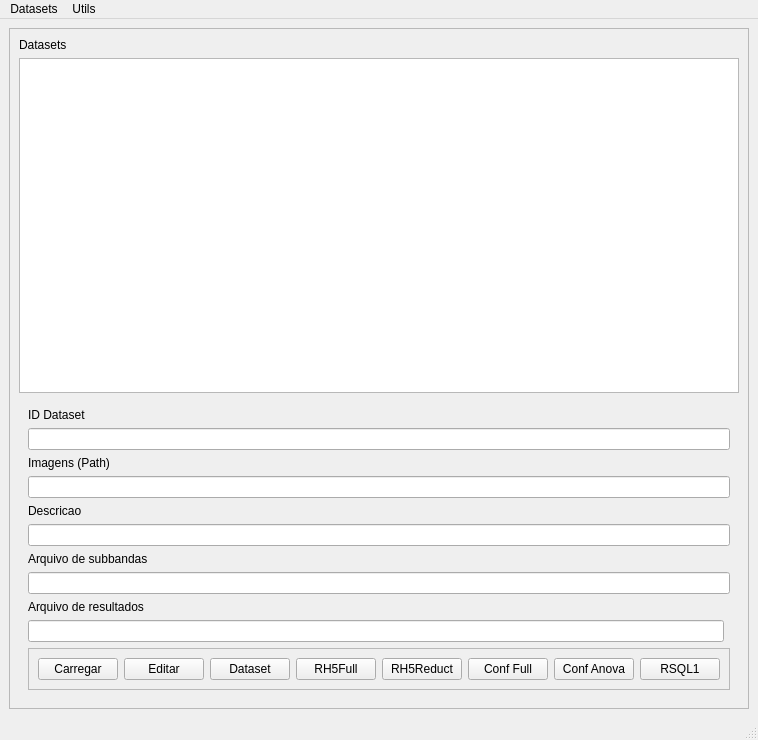
<?xml version="1.0" encoding="UTF-8"?>
<ui version="4.0">
 <class>MainWindow</class>
 <widget class="QMainWindow" name="MainWindow">
  <property name="geometry">
   <rect>
    <x>0</x>
    <y>0</y>
    <width>750</width>
    <height>740</height>
   </rect>
  </property>
  <property name="windowTitle">
   <string>MainWindow</string>
  </property>
  <widget class="QWidget" name="centralwidget">
   <layout class="QGridLayout" name="gridLayout">
    <item row="0" column="0" colspan="2">
     <layout class="QVBoxLayout" name="verticalLayout">
      <item>
       <widget class="QSplitter" name="splitter_2">
        <property name="orientation">
         <enum>Qt::Horizontal</enum>
        </property>
        <widget class="QFrame" name="frame_dataset">
         <property name="accessibleName">
          <string>Dataset</string>
         </property>
         <property name="accessibleDescription">
          <string>Dataset</string>
         </property>
         <property name="frameShape">
          <enum>QFrame::StyledPanel</enum>
         </property>
         <property name="frameShadow">
          <enum>QFrame::Raised</enum>
         </property>
         <layout class="QVBoxLayout" name="verticalLayout_2">
          <item>
           <widget class="QLabel" name="label_11">
            <property name="text">
             <string>Datasets</string>
            </property>
           </widget>
          </item>
          <item>
           <widget class="QTableView" name="tbDatasets"/>
          </item>
          <item>
           <widget class="QFrame" name="frame_6">
            <property name="sizePolicy">
             <sizepolicy hsizetype="Preferred" vsizetype="Fixed">
              <horstretch>0</horstretch>
              <verstretch>0</verstretch>
             </sizepolicy>
            </property>
            <property name="frameShape">
             <enum>QFrame::NoFrame</enum>
            </property>
            <property name="frameShadow">
             <enum>QFrame::Raised</enum>
            </property>
            <layout class="QGridLayout" name="gridLayout_6">
             <item row="4" column="0" colspan="2">
              <widget class="QLineEdit" name="leIDDataset"/>
             </item>
             <item row="3" column="0">
              <widget class="QLabel" name="lbDataset">
               <property name="text">
                <string>ID Dataset</string>
               </property>
              </widget>
             </item>
             <item row="13" column="0">
              <widget class="QLineEdit" name="leResultFile"/>
             </item>
             <item row="14" column="0" colspan="2">
              <widget class="QFrame" name="frame_7">
               <property name="frameShape">
                <enum>QFrame::StyledPanel</enum>
               </property>
               <property name="frameShadow">
                <enum>QFrame::Raised</enum>
               </property>
               <layout class="QGridLayout" name="gridLayout_7">
                <item row="0" column="0">
                 <spacer name="horizontalSpacer_3">
                  <property name="orientation">
                   <enum>Qt::Horizontal</enum>
                  </property>
                  <property name="sizeHint" stdset="0">
                   <size>
                    <width>125</width>
                    <height>20</height>
                   </size>
                  </property>
                 </spacer>
                </item>
                <item row="0" column="2">
                 <widget class="QPushButton" name="btEditarDataset">
                  <property name="toolTip">
                   <string>Chama a tela de edição</string>
                  </property>
                  <property name="text">
                   <string>Editar</string>
                  </property>
                 </widget>
                </item>
                <item row="0" column="1">
                 <widget class="QPushButton" name="btCarregarDataset">
                  <property name="toolTip">
                   <string>Apresenta os dados na parte inferior desta &quot;tela&quot;</string>
                  </property>
                  <property name="text">
                   <string>Carregar</string>
                  </property>
                 </widget>
                </item>
                <item row="0" column="8">
                 <widget class="QPushButton" name="btResult1">
                  <property name="toolTip">
                   <string>Tabulação dos resultados para SQL</string>
                  </property>
                  <property name="text">
                   <string>RSQL1</string>
                  </property>
                 </widget>
                </item>
                <item row="0" column="4">
                 <widget class="QPushButton" name="btRH5Full">
                  <property name="toolTip">
                   <string>Resultados sem redutores em aquivo H5</string>
                  </property>
                  <property name="text">
                   <string>RH5Full</string>
                  </property>
                 </widget>
                </item>
                <item row="0" column="3">
                 <widget class="QPushButton" name="btGerarDataset">
                  <property name="toolTip">
                   <string>Gera os datasets (wavelet)</string>
                  </property>
                  <property name="text">
                   <string>Dataset</string>
                  </property>
                 </widget>
                </item>
                <item row="0" column="6">
                 <widget class="QPushButton" name="btConfusaof">
                  <property name="text">
                   <string>Conf Full</string>
                  </property>
                 </widget>
                </item>
                <item row="0" column="5">
                 <widget class="QPushButton" name="btRH5Reduct">
                  <property name="toolTip">
                   <string>Calcula resultados com redutores Anova+Percentil</string>
                  </property>
                  <property name="text">
                   <string>RH5Reduct</string>
                  </property>
                 </widget>
                </item>
                <item row="0" column="7">
                 <widget class="QPushButton" name="btConfusaoa">
                  <property name="text">
                   <string>Conf Anova</string>
                  </property>
                 </widget>
                </item>
               </layout>
              </widget>
             </item>
             <item row="7" column="0">
              <widget class="QLabel" name="label_4">
               <property name="text">
                <string>Descricao</string>
               </property>
              </widget>
             </item>
             <item row="6" column="0" colspan="2">
              <widget class="QLineEdit" name="leImagens"/>
             </item>
             <item row="5" column="0">
              <widget class="QLabel" name="label_6">
               <property name="text">
                <string>Imagens (Path)</string>
               </property>
              </widget>
             </item>
             <item row="11" column="0" colspan="2">
              <widget class="QLineEdit" name="leDatasetOutput"/>
             </item>
             <item row="8" column="0" colspan="2">
              <widget class="QLineEdit" name="leDescricaoDataset"/>
             </item>
             <item row="12" column="0">
              <widget class="QLabel" name="label">
               <property name="text">
                <string>Arquivo de resultados</string>
               </property>
              </widget>
             </item>
             <item row="9" column="0">
              <widget class="QLabel" name="label_10">
               <property name="text">
                <string>Arquivo de subbandas</string>
               </property>
              </widget>
             </item>
            </layout>
           </widget>
          </item>
         </layout>
        </widget>
       </widget>
      </item>
     </layout>
    </item>
   </layout>
  </widget>
  <widget class="QMenuBar" name="menubar">
   <property name="geometry">
    <rect>
     <x>0</x>
     <y>0</y>
     <width>750</width>
     <height>18</height>
    </rect>
   </property>
   <widget class="QMenu" name="menuDatasets">
    <property name="title">
     <string>Datasets</string>
    </property>
    <addaction name="separator"/>
    <addaction name="actIncluiDataset"/>
    <addaction name="actBrowseds"/>
   </widget>
   <widget class="QMenu" name="menuUtils">
    <property name="title">
     <string>Utils</string>
    </property>
    <addaction name="actToGray"/>
    <addaction name="actToHSV"/>
    <addaction name="actSplitRGB"/>
    <addaction name="actrgb2hsv"/>
    <addaction name="actCalcAtributos"/>
   </widget>
   <addaction name="menuDatasets"/>
   <addaction name="menuUtils"/>
  </widget>
  <widget class="QStatusBar" name="statusbar"/>
  <action name="actIncluiDataset">
   <property name="text">
    <string>Inclusao</string>
   </property>
  </action>
  <action name="actBrowseds">
   <property name="text">
    <string>Bowse</string>
   </property>
  </action>
  <action name="actIncluiExp">
   <property name="text">
    <string>Inclusao</string>
   </property>
  </action>
  <action name="actBrowseExp">
   <property name="text">
    <string>Resultados</string>
   </property>
  </action>
  <action name="actrgb2hsv">
   <property name="text">
    <string>Tracking Color (Red and Blue)</string>
   </property>
  </action>
  <action name="actSplitRGB">
   <property name="text">
    <string>Split RGB</string>
   </property>
  </action>
  <action name="actToGray">
   <property name="text">
    <string>Convert to gray</string>
   </property>
  </action>
  <action name="actToHSV">
   <property name="text">
    <string>Convert to HSV</string>
   </property>
  </action>
  <action name="actCalcAtributos">
   <property name="text">
    <string>Calc Atributos Subbandas</string>
   </property>
  </action>
 </widget>
 <tabstops>
  <tabstop>tbDatasets</tabstop>
 </tabstops>
 <resources/>
 <connections/>
</ui>
